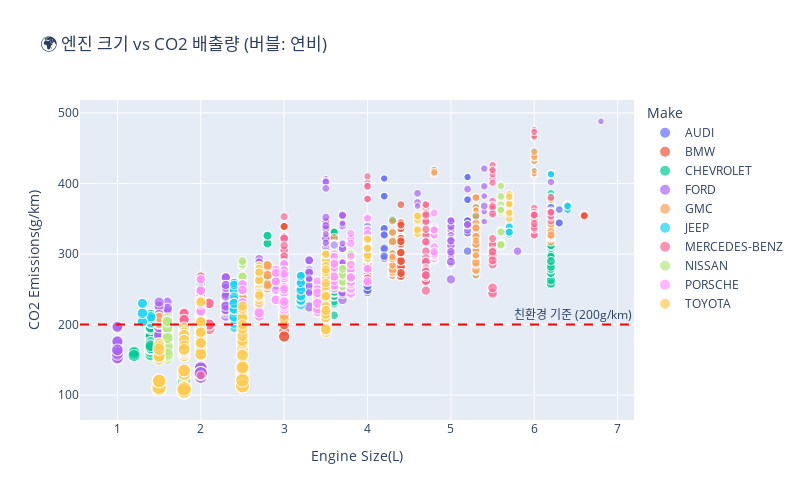

Notebook code for this chart:
### Markdown cell above
## 🌟 시각화 1: 버블 차트 - 엔진 크기 vs CO2 배출량

### Code cell
# 상위 10개 제조사만 선택
top_makes = co2_data['Make'].value_counts().head(10).index
filtered_data = co2_data[co2_data['Make'].isin(top_makes)]

# 버블 차트 생성
fig1 = px.scatter(
    filtered_data,
    x='Engine Size(L)',
    y='CO2 Emissions(g/km)',
    size='Fuel Consumption Comb (mpg)',
    color='Make',
    title='🌍 엔진 크기 vs CO2 배출량 (버블: 연비)',
    hover_data=['Model', 'Vehicle Class'],
    size_max=15
)

# 친환경 기준선 추가
fig1.add_hline(y=200, line_dash="dash", line_color="red", 
              annotation_text="친환경 기준 (200g/km)")

fig1.update_layout(width=800, height=500)
fig1.show()

### Figure 1 — Plotly figure (JSON) as saved in the notebook; plotly's stock layout.template omitted (floating-point values rounded to 4 significant figures; data arrays with more than 128 entries replaced by an {"elided": "..."} marker saying what was removed)
{"data": [{"customdata": {"elided": "286x2 str values"}, "hovertemplate": "Make=AUDI<br>Engine Size(L)=%{x}<br>CO2 Emissions(g/km)=%{y}<br>Fuel Consumption Comb (mpg)=%{marker.size}<br>Model=%{customdata[0]}<br>Vehicle Class=%{customdata[1]}<extra></extra>", "legendgroup": "AUDI", "marker": {"color": "#636efa", "size": {"elided": "286 int values"}, "sizemode": "area", "sizeref": 0.2844, "symbol": "circle"}, "mode": "markers", "name": "AUDI", "showlegend": true, "type": "scattergl", "x": {"elided": "286 float values"}, "xaxis": "x", "y": {"elided": "286 int values"}, "yaxis": "y"}, {"customdata": {"elided": "527x2 str values"}, "hovertemplate": "Make=BMW<br>Engine Size(L)=%{x}<br>CO2 Emissions(g/km)=%{y}<br>Fuel Consumption Comb (mpg)=%{marker.size}<br>Model=%{customdata[0]}<br>Vehicle Class=%{customdata[1]}<extra></extra>", "legendgroup": "BMW", "marker": {"color": "#EF553B", "size": {"elided": "527 int values"}, "sizemode": "area", "sizeref": 0.2844, "symbol": "circle"}, "mode": "markers", "name": "BMW", "showlegend": true, "type": "scattergl", "x": {"elided": "527 float values"}, "xaxis": "x", "y": {"elided": "527 int values"}, "yaxis": "y"}, {"customdata": {"elided": "588x2 str values"}, "hovertemplate": "Make=CHEVROLET<br>Engine Size(L)=%{x}<br>CO2 Emissions(g/km)=%{y}<br>Fuel Consumption Comb (mpg)=%{marker.size}<br>Model=%{customdata[0]}<br>Vehicle Class=%{customdata[1]}<extra></extra>", "legendgroup": "CHEVROLET", "marker": {"color": "#00cc96", "size": {"elided": "588 int values"}, "sizemode": "area", "sizeref": 0.2844, "symbol": "circle"}, "mode": "markers", "name": "CHEVROLET", "showlegend": true, "type": "scattergl", "x": {"elided": "588 float values"}, "xaxis": "x", "y": {"elided": "588 int values"}, "yaxis": "y"}, {"customdata": {"elided": "628x2 str values"}, "hovertemplate": "Make=FORD<br>Engine Size(L)=%{x}<br>CO2 Emissions(g/km)=%{y}<br>Fuel Consumption Comb (mpg)=%{marker.size}<br>Model=%{customdata[0]}<br>Vehicle Class=%{customdata[1]}<extra></extra>", "legendgroup": "FORD", "marker": {"color": "#ab63fa", "size": {"elided": "628 int values"}, "sizemode": "area", "sizeref": 0.2844, "symbol": "circle"}, "mode": "markers", "name": "FORD", "showlegend": true, "type": "scattergl", "x": {"elided": "628 float values"}, "xaxis": "x", "y": {"elided": "628 int values"}, "yaxis": "y"}, {"customdata": {"elided": "328x2 str values"}, "hovertemplate": "Make=GMC<br>Engine Size(L)=%{x}<br>CO2 Emissions(g/km)=%{y}<br>Fuel Consumption Comb (mpg)=%{marker.size}<br>Model=%{customdata[0]}<br>Vehicle Class=%{customdata[1]}<extra></extra>", "legendgroup": "GMC", "marker": {"color": "#FFA15A", "size": {"elided": "328 int values"}, "sizemode": "area", "sizeref": 0.2844, "symbol": "circle"}, "mode": "markers", "name": "GMC", "showlegend": true, "type": "scattergl", "x": {"elided": "328 float values"}, "xaxis": "x", "y": {"elided": "328 int values"}, "yaxis": "y"}, {"customdata": {"elided": "251x2 str values"}, "hovertemplate": "Make=JEEP<br>Engine Size(L)=%{x}<br>CO2 Emissions(g/km)=%{y}<br>Fuel Consumption Comb (mpg)=%{marker.size}<br>Model=%{customdata[0]}<br>Vehicle Class=%{customdata[1]}<extra></extra>", "legendgroup": "JEEP", "marker": {"color": "#19d3f3", "size": {"elided": "251 int values"}, "sizemode": "area", "sizeref": 0.2844, "symbol": "circle"}, "mode": "markers", "name": "JEEP", "showlegend": true, "type": "scattergl", "x": {"elided": "251 float values"}, "xaxis": "x", "y": {"elided": "251 int values"}, "yaxis": "y"}, {"customdata": {"elided": "419x2 str values"}, "hovertemplate": "Make=MERCEDES-BENZ<br>Engine Size(L)=%{x}<br>CO2 Emissions(g/km)=%{y}<br>Fuel Consumption Comb (mpg)=%{marker.size}<br>Model=%{customdata[0]}<br>Vehicle Class=%{customdata[1]}<extra></extra>", "legendgroup": "MERCEDES-BENZ", "marker": {"color": "#FF6692", "size": {"elided": "419 int values"}, "sizemode": "area", "sizeref": 0.2844, "symbol": "circle"}, "mode": "markers", "name": "MERCEDES-BENZ", "showlegend": true, "type": "scattergl", "x": {"elided": "419 float values"}, "xaxis": "x", "y": {"elided": "419 int values"}, "yaxis": "y"}, {"customdata": {"elided": "259x2 str values"}, "hovertemplate": "Make=NISSAN<br>Engine Size(L)=%{x}<br>CO2 Emissions(g/km)=%{y}<br>Fuel Consumption Comb (mpg)=%{marker.size}<br>Model=%{customdata[0]}<br>Vehicle Class=%{customdata[1]}<extra></extra>", "legendgroup": "NISSAN", "marker": {"color": "#B6E880", "size": {"elided": "259 int values"}, "sizemode": "area", "sizeref": 0.2844, "symbol": "circle"}, "mode": "markers", "name": "NISSAN", "showlegend": true, "type": "scattergl", "x": {"elided": "259 float values"}, "xaxis": "x", "y": {"elided": "259 int values"}, "yaxis": "y"}, {"customdata": {"elided": "376x2 str values"}, "hovertemplate": "Make=PORSCHE<br>Engine Size(L)=%{x}<br>CO2 Emissions(g/km)=%{y}<br>Fuel Consumption Comb (mpg)=%{marker.size}<br>Model=%{customdata[0]}<br>Vehicle Class=%{customdata[1]}<extra></extra>", "legendgroup": "PORSCHE", "marker": {"color": "#FF97FF", "size": {"elided": "376 int values"}, "sizemode": "area", "sizeref": 0.2844, "symbol": "circle"}, "mode": "markers", "name": "PORSCHE", "showlegend": true, "type": "scattergl", "x": {"elided": "376 float values"}, "xaxis": "x", "y": {"elided": "376 int values"}, "yaxis": "y"}, {"customdata": {"elided": "330x2 str values"}, "hovertemplate": "Make=TOYOTA<br>Engine Size(L)=%{x}<br>CO2 Emissions(g/km)=%{y}<br>Fuel Consumption Comb (mpg)=%{marker.size}<br>Model=%{customdata[0]}<br>Vehicle Class=%{customdata[1]}<extra></extra>", "legendgroup": "TOYOTA", "marker": {"color": "#FECB52", "size": {"elided": "330 int values"}, "sizemode": "area", "sizeref": 0.2844, "symbol": "circle"}, "mode": "markers", "name": "TOYOTA", "showlegend": true, "type": "scattergl", "x": {"elided": "330 float values"}, "xaxis": "x", "y": {"elided": "330 int values"}, "yaxis": "y"}], "layout": {"annotations": [{"showarrow": false, "text": "친환경 기준 (200g/km)", "x": 1, "xanchor": "right", "xref": "x domain", "y": 200, "yanchor": "bottom", "yref": "y"}], "height": 500, "legend": {"itemsizing": "constant", "title": {"text": "Make"}, "tracegroupgap": 0}, "shapes": [{"line": {"color": "red", "dash": "dash"}, "type": "line", "x0": 0, "x1": 1, "xref": "x domain", "y0": 200, "y1": 200, "yref": "y"}], "title": {"text": "🌍 엔진 크기 vs CO2 배출량 (버블: 연비)"}, "width": 800, "xaxis": {"anchor": "y", "domain": [0, 1], "title": {"text": "Engine Size(L)"}}, "yaxis": {"anchor": "x", "domain": [0, 1], "title": {"text": "CO2 Emissions(g/km)"}}}}
